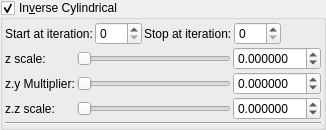
    <widget class="MyGroupBox" name="groupCheck_transf_function_enabledBx_false">
     <property name="toolTip">
      <string>&lt;html&gt;&lt;head/&gt;&lt;body&gt;&lt;p&gt;Cpixel is CVector3 c = ( c.x, c.y, c.z). It is each original point (pixel) in 3D space where the iteration starts from, ( c = original z for each point .) It is commonly found in formula structures z = f(z) + c.&lt;/p&gt;&lt;p&gt;The Cpixel multiplier effectively scales this point &amp;quot;c&amp;quot;.&lt;/p&gt;&lt;p&gt;In this formula the c.y and c.z components of &amp;quot;CVector3 c&amp;quot; are swapped before being multiplied by &amp;quot;CVector3 z&amp;quot; components.&lt;br/&gt;&lt;/p&gt;&lt;/body&gt;&lt;/html&gt;</string>
     </property>
     <property name="title">
      <string>In&amp;verse Cylindrical</string>
     </property>
     <property name="checkable">
      <bool>true</bool>
     </property>
     <layout class="QVBoxLayout" name="verticalLayout_50">
      <property name="spacing">
       <number>2</number>
      </property>
      <property name="leftMargin">
       <number>2</number>
      </property>
      <property name="topMargin">
       <number>2</number>
      </property>
      <property name="rightMargin">
       <number>2</number>
      </property>
      <property name="bottomMargin">
       <number>2</number>
      </property>
      <item>
       <layout class="QGridLayout" name="gridLayout_65">
        <property name="spacing">
         <number>2</number>
        </property>
        <item row="1" column="5">
         <spacer name="horizontalSpacer_37">
          <property name="orientation">
           <enum>Qt::Horizontal</enum>
          </property>
          <property name="sizeHint" stdset="0">
           <size>
            <width>40</width>
            <height>20</height>
           </size>
          </property>
         </spacer>
        </item>
        <item row="1" column="2">
         <widget class="QLabel" name="label_250">
          <property name="text">
           <string>Stop at iteration:</string>
          </property>
         </widget>
        </item>
        <item row="1" column="3">
         <widget class="MySpinBox" name="spinboxInt_transf_stop_iterations_D">
          <property name="sizePolicy">
           <sizepolicy hsizetype="Minimum" vsizetype="Maximum">
            <horstretch>0</horstretch>
            <verstretch>0</verstretch>
           </sizepolicy>
          </property>
          <property name="maximum">
           <number>999</number>
          </property>
         </widget>
        </item>
        <item row="1" column="1">
         <widget class="MySpinBox" name="spinboxInt_transf_start_iterations_D">
          <property name="sizePolicy">
           <sizepolicy hsizetype="Minimum" vsizetype="Maximum">
            <horstretch>0</horstretch>
            <verstretch>0</verstretch>
           </sizepolicy>
          </property>
          <property name="maximum">
           <number>999</number>
          </property>
         </widget>
        </item>
        <item row="1" column="0">
         <widget class="QLabel" name="label_251">
          <property name="text">
           <string>Start at iteration:</string>
          </property>
         </widget>
        </item>
       </layout>
      </item>
      <item>
       <layout class="QGridLayout" name="gridLayout_44">
        <property name="spacing">
         <number>2</number>
        </property>
        <item row="2" column="2">
         <widget class="MyDoubleSpinBox" name="spinbox_transf_scale_1">
          <property name="sizePolicy">
           <sizepolicy hsizetype="Minimum" vsizetype="Maximum">
            <horstretch>0</horstretch>
            <verstretch>0</verstretch>
           </sizepolicy>
          </property>
          <property name="prefix">
           <string/>
          </property>
          <property name="suffix">
           <string/>
          </property>
          <property name="decimals">
           <number>6</number>
          </property>
          <property name="minimum">
           <double>-99.989999999999995</double>
          </property>
          <property name="maximum">
           <double>99.989999999999995</double>
          </property>
          <property name="singleStep">
           <double>0.100000000000000</double>
          </property>
         </widget>
        </item>
        <item row="2" column="0">
         <widget class="QLabel" name="label_113">
          <property name="text">
           <string>z.y Multiplier:</string>
          </property>
         </widget>
        </item>
        <item row="1" column="0">
         <widget class="QLabel" name="label_112">
          <property name="text">
           <string>z scale:</string>
          </property>
         </widget>
        </item>
        <item row="3" column="0">
         <widget class="QLabel" name="label_114">
          <property name="text">
           <string>z.z scale:</string>
          </property>
         </widget>
        </item>
        <item row="5" column="0" colspan="3">
         <widget class="Line" name="line_33">
          <property name="orientation">
           <enum>Qt::Horizontal</enum>
          </property>
         </widget>
        </item>
        <item row="2" column="1">
         <widget class="QSlider" name="slider_transf_scale_1">
          <property name="sizePolicy">
           <sizepolicy hsizetype="Expanding" vsizetype="Maximum">
            <horstretch>0</horstretch>
            <verstretch>0</verstretch>
           </sizepolicy>
          </property>
          <property name="minimum">
           <number>0</number>
          </property>
          <property name="maximum">
           <number>1000000</number>
          </property>
          <property name="value">
           <number>0</number>
          </property>
          <property name="sliderPosition">
           <number>0</number>
          </property>
          <property name="orientation">
           <enum>Qt::Horizontal</enum>
          </property>
         </widget>
        </item>
        <item row="1" column="2">
         <widget class="MyDoubleSpinBox" name="spinbox_transf_scaleA_1">
          <property name="sizePolicy">
           <sizepolicy hsizetype="Minimum" vsizetype="Maximum">
            <horstretch>0</horstretch>
            <verstretch>0</verstretch>
           </sizepolicy>
          </property>
          <property name="prefix">
           <string/>
          </property>
          <property name="suffix">
           <string/>
          </property>
          <property name="decimals">
           <number>6</number>
          </property>
          <property name="minimum">
           <double>-99.989999999999995</double>
          </property>
          <property name="maximum">
           <double>99.989999999999995</double>
          </property>
          <property name="singleStep">
           <double>0.100000000000000</double>
          </property>
         </widget>
        </item>
        <item row="3" column="2">
         <widget class="MyDoubleSpinBox" name="spinbox_transf_scaleC_1">
          <property name="sizePolicy">
           <sizepolicy hsizetype="Minimum" vsizetype="Maximum">
            <horstretch>0</horstretch>
            <verstretch>0</verstretch>
           </sizepolicy>
          </property>
          <property name="prefix">
           <string/>
          </property>
          <property name="suffix">
           <string/>
          </property>
          <property name="decimals">
           <number>6</number>
          </property>
          <property name="minimum">
           <double>-99.989999999999995</double>
          </property>
          <property name="maximum">
           <double>99.989999999999995</double>
          </property>
          <property name="singleStep">
           <double>0.100000000000000</double>
          </property>
         </widget>
        </item>
        <item row="3" column="1">
         <widget class="QSlider" name="slider_transf_scaleC_1">
          <property name="sizePolicy">
           <sizepolicy hsizetype="Expanding" vsizetype="Maximum">
            <horstretch>0</horstretch>
            <verstretch>0</verstretch>
           </sizepolicy>
          </property>
          <property name="minimum">
           <number>0</number>
          </property>
          <property name="maximum">
           <number>10000000</number>
          </property>
          <property name="value">
           <number>0</number>
          </property>
          <property name="sliderPosition">
           <number>0</number>
          </property>
          <property name="orientation">
           <enum>Qt::Horizontal</enum>
          </property>
         </widget>
        </item>
        <item row="1" column="1">
         <widget class="QSlider" name="slider_transf_scaleA_1">
          <property name="sizePolicy">
           <sizepolicy hsizetype="Expanding" vsizetype="Maximum">
            <horstretch>0</horstretch>
            <verstretch>0</verstretch>
           </sizepolicy>
          </property>
          <property name="minimum">
           <number>0</number>
          </property>
          <property name="maximum">
           <number>10000000</number>
          </property>
          <property name="value">
           <number>0</number>
          </property>
          <property name="sliderPosition">
           <number>0</number>
          </property>
          <property name="orientation">
           <enum>Qt::Horizontal</enum>
          </property>
         </widget>
        </item>
       </layout>
      </item>
     </layout>
    </widget>
